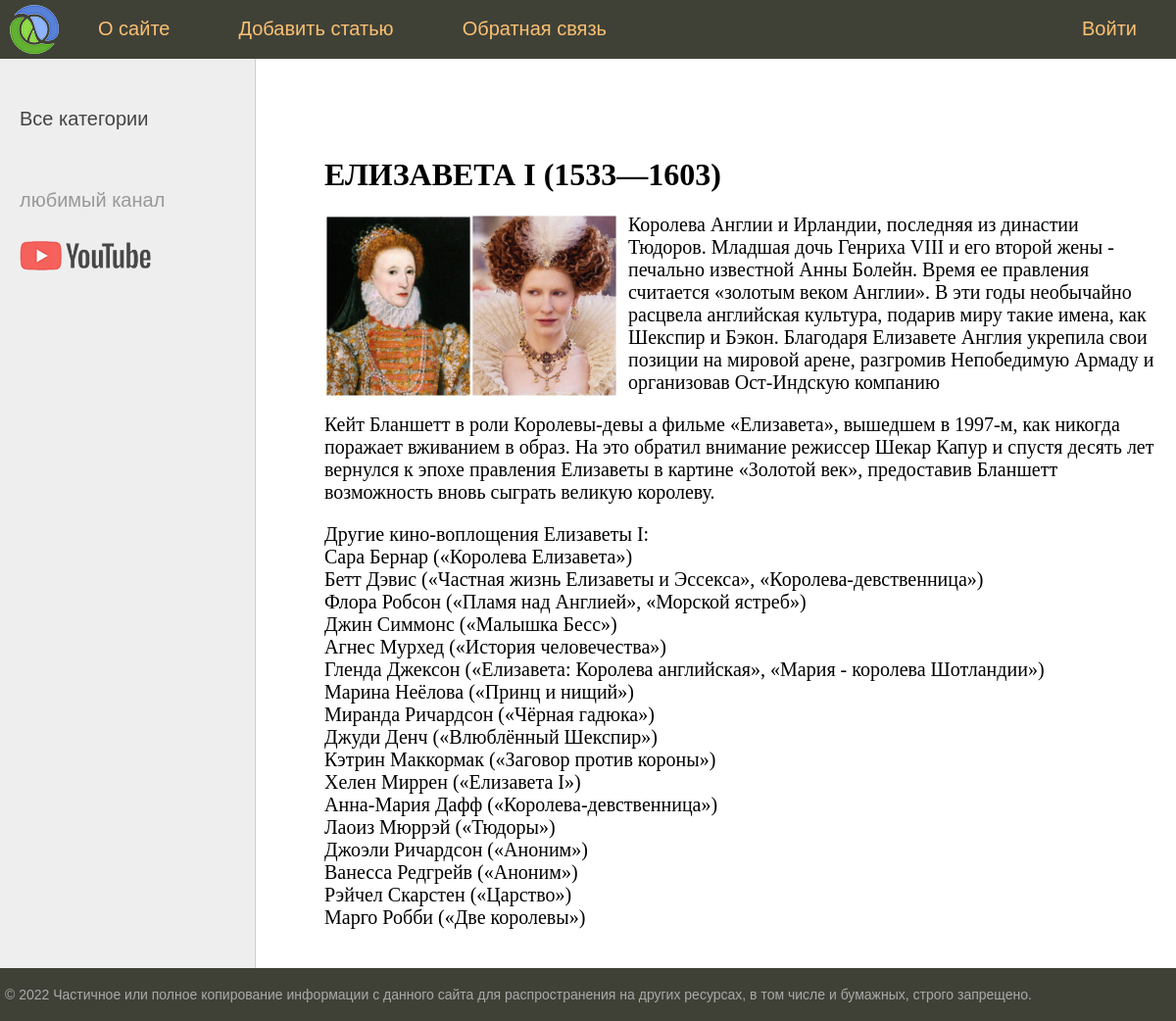
Screenshot of /post/9/ with the database file from the repository.
### women/models.py (models this page shows, shortened)
class Women(models.Model):
    title = models.CharField(max_length=255, verbose_name="Заголовок")
    content = models.TextField(blank=True, verbose_name="Текст статьи")
    photo = models.ImageField(upload_to="photos/%Y/%m/%d/", verbose_name="Фото")
    time_create = models.DateTimeField(auto_now_add=True, verbose_name="Время создания")
    time_update = models.DateTimeField(auto_now=True, verbose_name="Время изменения")
    is_published = models.BooleanField(default=True, verbose_name="Публикация")
    cat = models.ForeignKey('Category', on_delete=models.PROTECT, null=True, verbose_name="Категории")
    class Meta:
        verbose_name = 'известные женщины'
        verbose_name_plural = 'известные женщины'
        ordering = ['time_create', 'title']

### women/views.py (the view)
# urls.py: path('post/<int:post_id>/', show_post, name='post'),
def show_post(request, post_id):
    post = get_object_or_404(Women, pk=post_id)
    context = {
        'post': post,
        'menu': menu,
        'title': post.title,
        'cat_selected': post.cat_id,
    }
    return render(request, 'women/post.html', context=context)

### women/templates/women/post.html
{% extends 'women/base.html' %}
{% block content %}
<h1>{{post.title}}</h1>
{% if post.photo %}
<p><img class="img-article-left" src="{{post.photo.url}}"></p>
{% endif %}
{{post.content|linebreaks}}
{% endblock %}

### women/static/women/css/styles.css (style rules this page uses)
html, body { font-family: 'Arial'; margin: 0; padding: 0; height: 100%; width: 100%; color: #444; }
img { max-width: 600px; height: auto; }
img.img-article-left { max-width: 300px; height: auto; float: left; padding: 0 10px 10px 0; }
.content-text h1 { font-size: 32px; }

### rows the page displays
Women: title "ЕЛИЗАВЕТА I (1533—1603)", photo (picture), content "Королева Англии и Ирландии, последняя из династии Тюдоров. Младшая дочь Генриха VIII и его второй жены - печально известной Анны Болейн. Время ее правления считается «золотым веком Англии». В эти годы необычайно расцвела английская культура, подарив миру такие имена, как Шекспир и Бэкон. Благодаря Елизавете Англия укрепила свои позиции на мировой арене, разгромив Непобедимую Армаду и организовав Ост-Индскую компанию Кейт Бланшетт в роли Королевы-девы а фильме «Елизавета», вышедшем в 1997-м, как никогда поражает вживанием в образ. На это обратил внимание режиссер Шекар Капур и спустя десять лет вернулся к эпохе правления Елизаветы в картине «Золотой век», предоставив Бланшетт возможность…"

### other values shown
{{ m.title }} "О сайте" "Добавить статью" "Обратная связь"
{{ m.title }} "Войти"
